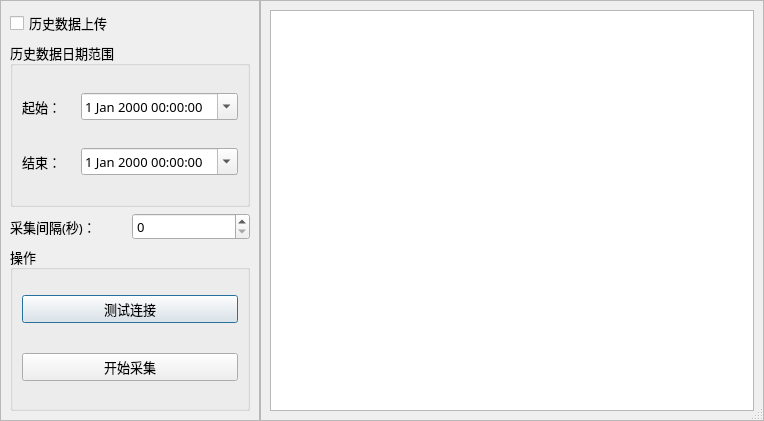
<?xml version="1.0" encoding="UTF-8"?>
<ui version="4.0">
 <class>dialog</class>
 <widget class="QDialog" name="dialog">
  <property name="geometry">
   <rect>
    <x>0</x>
    <y>0</y>
    <width>764</width>
    <height>421</height>
   </rect>
  </property>
  <property name="font">
   <font>
    <family>微软雅黑</family>
    <pointsize>10</pointsize>
   </font>
  </property>
  <property name="windowTitle">
   <string>金刚碑订票信息采集</string>
  </property>
  <property name="sizeGripEnabled">
   <bool>true</bool>
  </property>
  <layout class="QHBoxLayout" name="horizontalLayout_2" stretch="1,2">
   <property name="spacing">
    <number>0</number>
   </property>
   <property name="leftMargin">
    <number>0</number>
   </property>
   <property name="topMargin">
    <number>0</number>
   </property>
   <property name="rightMargin">
    <number>0</number>
   </property>
   <property name="bottomMargin">
    <number>0</number>
   </property>
   <item>
    <widget class="QFrame" name="frame">
     <property name="frameShape">
      <enum>QFrame::StyledPanel</enum>
     </property>
     <property name="frameShadow">
      <enum>QFrame::Raised</enum>
     </property>
     <layout class="QVBoxLayout" name="verticalLayout_2" stretch="1,2,1,2">
      <item>
       <widget class="QCheckBox" name="hisDataCheckBox">
        <property name="text">
         <string>历史数据上传</string>
        </property>
       </widget>
      </item>
      <item>
       <widget class="QGroupBox" name="groupBox">
        <property name="title">
         <string>历史数据日期范围</string>
        </property>
        <layout class="QGridLayout" name="gridLayout_3">
         <property name="topMargin">
          <number>5</number>
         </property>
         <property name="bottomMargin">
          <number>5</number>
         </property>
         <property name="horizontalSpacing">
          <number>10</number>
         </property>
         <item row="0" column="0" colspan="2">
          <widget class="QLabel" name="startTimeLabel_3">
           <property name="text">
            <string>起始：</string>
           </property>
          </widget>
         </item>
         <item row="0" column="2">
          <widget class="QDateTimeEdit" name="startTimeEdit_3">
           <property name="calendarPopup">
            <bool>true</bool>
           </property>
          </widget>
         </item>
         <item row="1" column="0">
          <widget class="QLabel" name="endTimeLabel_3">
           <property name="text">
            <string>结束：</string>
           </property>
          </widget>
         </item>
         <item row="1" column="2">
          <widget class="QDateTimeEdit" name="endTimeEdit_3">
           <property name="calendarPopup">
            <bool>true</bool>
           </property>
          </widget>
         </item>
        </layout>
       </widget>
      </item>
      <item>
       <layout class="QHBoxLayout" name="horizontalLayout_3" stretch="1,1">
        <property name="spacing">
         <number>3</number>
        </property>
        <item>
         <widget class="QLabel" name="captureGapLabel">
          <property name="text">
           <string>采集间隔(秒)：</string>
          </property>
         </widget>
        </item>
        <item>
         <widget class="QSpinBox" name="capGapTimeSpin">
          <property name="maximum">
           <number>99999</number>
          </property>
         </widget>
        </item>
       </layout>
      </item>
      <item>
       <widget class="QGroupBox" name="groupBox_2">
        <property name="title">
         <string>操作</string>
        </property>
        <layout class="QVBoxLayout" name="verticalLayout_3">
         <property name="spacing">
          <number>10</number>
         </property>
         <property name="topMargin">
          <number>5</number>
         </property>
         <property name="bottomMargin">
          <number>5</number>
         </property>
         <item>
          <widget class="QPushButton" name="testConnectButton">
           <property name="text">
            <string>测试连接</string>
           </property>
          </widget>
         </item>
         <item>
          <widget class="QPushButton" name="startCaptureButton">
           <property name="text">
            <string>开始采集</string>
           </property>
          </widget>
         </item>
        </layout>
       </widget>
      </item>
     </layout>
    </widget>
   </item>
   <item>
    <widget class="QFrame" name="frame_2">
     <property name="frameShape">
      <enum>QFrame::StyledPanel</enum>
     </property>
     <property name="frameShadow">
      <enum>QFrame::Raised</enum>
     </property>
     <layout class="QGridLayout" name="gridLayout_4">
      <item row="0" column="0">
       <widget class="QPlainTextEdit" name="consoleLogText"/>
      </item>
     </layout>
    </widget>
   </item>
  </layout>
 </widget>
 <resources/>
 <connections/>
</ui>
